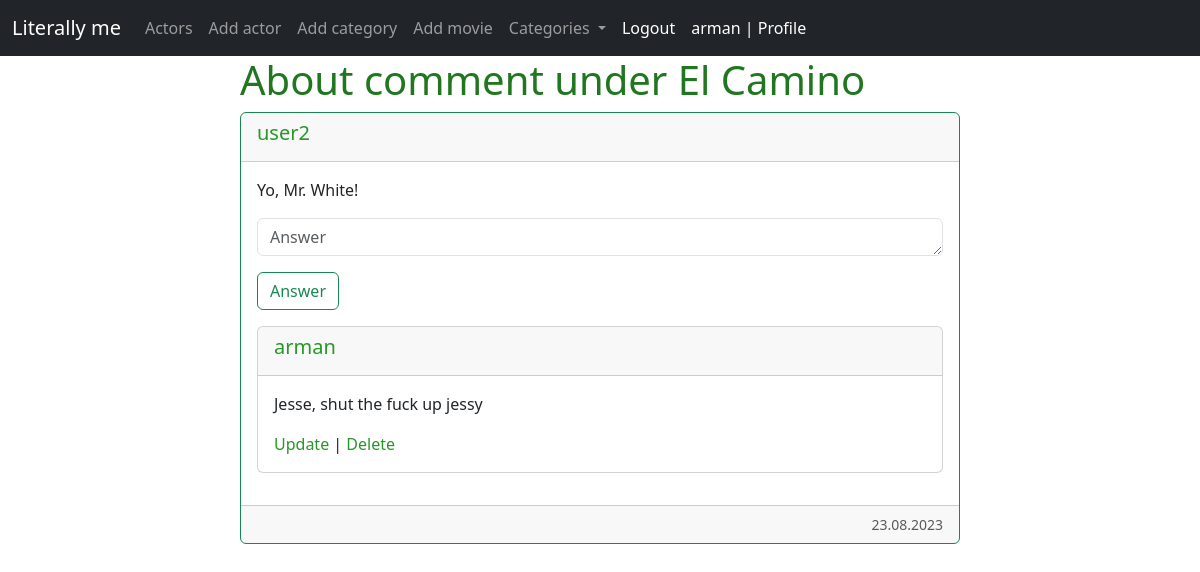
The app's page /movie/el-camino/comment/16/about/ (signed in) with its own data.
### mainapp/models.py (models this page shows, shortened)
class Comment(models.Model):
    movie = models.ForeignKey(Movie, on_delete=models.CASCADE, related_name='comments')
    author = models.ForeignKey(User, on_delete=models.CASCADE, related_name='comments')
    text = models.TextField()
    create_time = models.DateTimeField(auto_now_add=True)

class CommentAnswer(models.Model):
    parent_comment = models.ForeignKey(Comment, on_delete=models.CASCADE, related_name='comment_answers')
    author = models.ForeignKey(User, on_delete=models.CASCADE, related_name='comment_answers')
    text = models.TextField()
    create_time = models.DateTimeField(auto_now_add=True)
    def get_absolute_url_for_update(self):
        return reverse('update_comment_answer', kwargs={'comment_answer_id': self.pk})
    def get_absolute_url_for_delete(self):
        return reverse('delete_comment_answer', kwargs={'comment_answer_id': self.pk})

### mainapp/views.py (the view, shortened to what this page needs)
# urls.py: path('movie/<slug:movie_slug>/comment/<int:comment_id>/about/', AboutCommentView.as_view(), name='about_comment'),
class AboutCommentView(LoginRequiredMixin, DataMixin, DetailView):
    model = Comment
    template_name = 'mainapp/comment/about_comment.html'
    pk_url_kwarg = 'comment_id'
    slug_url_kwarg = 'movie_slug'
    success_url = reverse_lazy('home')
    login_url = reverse_lazy('home')
    def get_context_data(self, **kwargs):
        context = super().get_context_data(**kwargs)
        mixin_context = self.get_user_context(form=CommentAnswerForm(), comment=self.get_object(),
                                              title=f'About comment under {self.get_object().movie.title}',
                                              comment_answers=self.get_object().comment_answers.all().select_related('author').order_by('-create_time'))
        return dict(list(context.items()) + list(mixin_context.items()))

### mainapp/forms.py
class CommentAnswerForm(forms.ModelForm):
    class Meta:
        model = CommentAnswer
        fields = ['text']
        widgets = {
            'text': forms.Textarea(attrs=comment_answer_attrs)
        }

### mainapp/models.py (called while the page is built)
    def get_absolute_url(self):
        return reverse('category', kwargs={'category_slug': self.slug})

### mainapp/utils.py (called while the page is built)
    @classmethod
    def get_categories(cls):
        return Category.objects.annotate(movies_count=Count('movies'))  # creating new column called movies_count

    def get_user_context(self, **kwargs):
        categories = self.get_categories()
        user_menu = menu.copy()
        if not self.request.user.is_authenticated or not self.request.user.is_superuser:
            user_menu = [user_menu[0]]
        context = kwargs
        context['menu'] = user_menu
        context['categories'] = categories
        return context

### mainapp/templates/mainapp/comment/about_comment.html (shortened to what this page needs)
{% extends 'mainapp/base.html' %}
{% block content %}
    <h1 class="movie-bold">{{ title }}</h1>
    <div class="card border-success mb-3">
        <div class="card-header">
            <h5 class="card-title"><a class="movie-link" href="{% url 'profile_page' comment.author.username %}">{{ comment.author }}</a></h5>
        </div>
        <div class="card-body">
            <p class="card-text">{{ comment.text }}</p>
            <form method="post">
                <div class="mb-3">
                    {{ form.text }}
                </div>
                <button type="submit" class="btn btn-outline-success">Answer</button>
            </form>
            {% if comment_answers %}
                {% for com_answ in comment_answers %}
                    <div class="card mb-3">
                        <div class="card-header">
                            <h5 class="card-title"><a class="movie-link" href="{% url 'profile_page' comment.author.username %}">{{ com_answ.author }}</a></h5>
                        </div>
                        <div class="card-body">
                            <p class="card-text">{{ com_answ.text }}</p>
                            {% if user.is_authenticated and user == com_answ.author %}
                                <p class="card-text">
                                    <a class="movie-link" href="{{ com_answ.get_absolute_url_for_update }}">Update</a> |
                                    <a class="movie-link" href="{{ com_answ.get_absolute_url_for_delete }}">Delete</a>
                                </p>
                            {% endif %}
                        </div>
                    </div>
                {% endfor %}
            {% endif %}
        </div>
        <div class="card-footer text-end">
            <small class="text-body-secondary">{{ comment.create_time|date:"d.m.Y" }}</small>
        </div>
    </div>
{% endblock %}

### mainapp/templates/mainapp/base.html (shortened to what this page needs)
{% load static %}
<html lang="en">
    <head>
        <link href="https://cdn.jsdelivr.net/npm/bootstrap@5.3.1/dist/css/bootstrap.min.css" rel="stylesheet">
        <link rel="stylesheet" href="{% static 'mainapp/css/style.css' %}">
    </head>
    <body>
        <header>
            <nav class="navbar navbar-expand-lg navbar-dark bg-dark">
                <div class="container-fluid">
                        <div class="collapse navbar-collapse" id="navbarTogglerDemo01">
                            <a class="navbar-brand" href="{% url 'home' %}">Literally me</a>
                            <ul class="navbar-nav me-auto mb-2 mb-lg-0">
                                {% for item in menu %}
                                    <li class="nav-item">
                                        <a class="nav-link" aria-current="page" href="{% url item.url_name %}">{{ item.title }}</a>
                                    </li>
                                {% endfor %}
                                {% if categories %}
                                    <li class="nav-item dropdown">
                                    <a class="nav-link dropdown-toggle" href="#" role="button" data-bs-toggle="dropdown" aria-expanded="false">
                                        Categories
                                    </a>
                                {% endif %}
                                </li>
                                {% if request.user.is_authenticated %}
                                    <li class="nav-item">
                                        <a class="nav-link active" aria-current="page" href="{% url 'logout' %}">Logout</a>
                                    </li>
                                    <li class="nav-item">
                                        <a class="nav-link active" aria-current="page" href="{% url 'profile_page' request.user.username %}">{{ request.user.username }} | Profile</a>
                                    </li>
                                {% endif %}
                            </ul>
                    </div>
                </div>
            </nav>
        </header>
        <main>
            <div class="content">
                {% block content %}
                {% endblock %}
            </div>
        </main>
    </body>
</html>

### mainapp/static/mainapp/css/style.css (style rules this page uses)
.content { max-width: 60%; margin: 0 auto; }
.movie-link { text-decoration: none; color: rgb(39, 151, 39); }
.movie-bold { color: rgb(32, 119, 32); }

### records on screen
Comment: author "user2", text "Yo, Mr. White!", create_time "23.08.2023"
CommentAnswer: author "arman", text "Jesse, shut the fuck up jessy"

### other values on screen
{{ item.title }} "Actors" "Add actor" "Add category" "Add movie"
{{ request.user.username }} "arman"
{{ title }} "About comment under El Camino"
